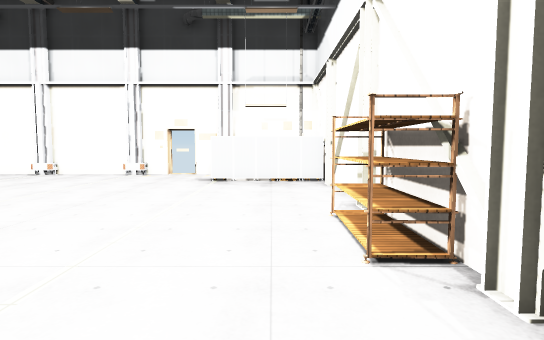
[1] (above)

16 first-person views from a walk through a 3-D level made in the Unity game engine. The camera is 1.5 m above the floor, tilts 4° down and sees 80° across. Doors are open. The floor is counted in squares, 1 m on a side. Each view is taken from the middle of a square. On the plan, view 1 faces up. The plan holds only what a view shows up to about 15 squares ahead; the rest is blank. The place goes on beyond the plan. The player is left out. Some surface patterns are stand-ins.

[2]
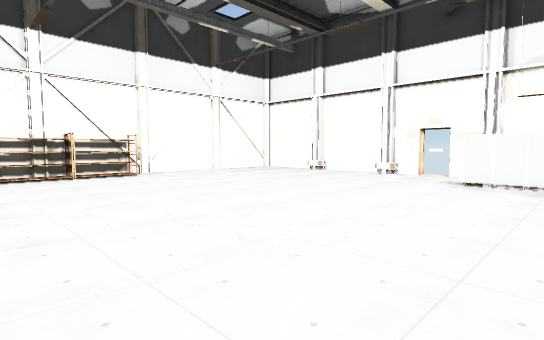

[3]
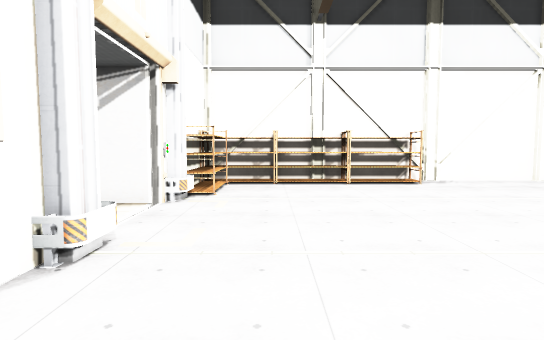

[4]
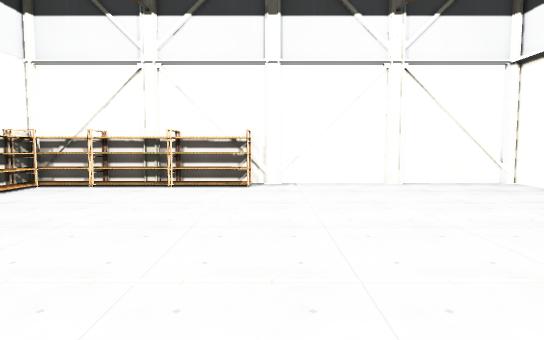

[5]
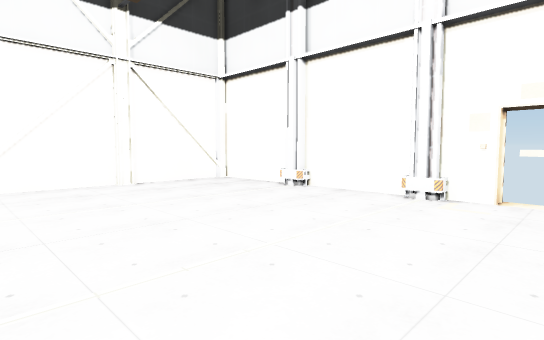

[6]
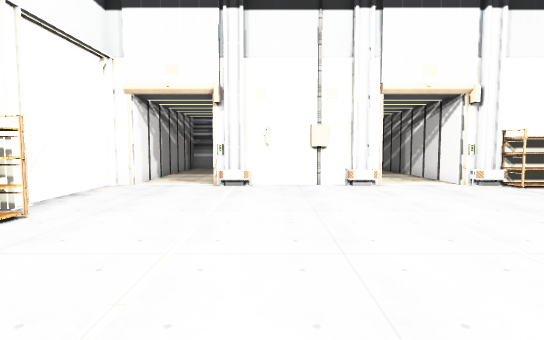

[7]
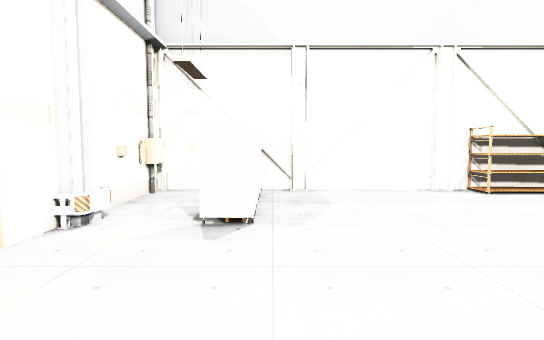

[8]
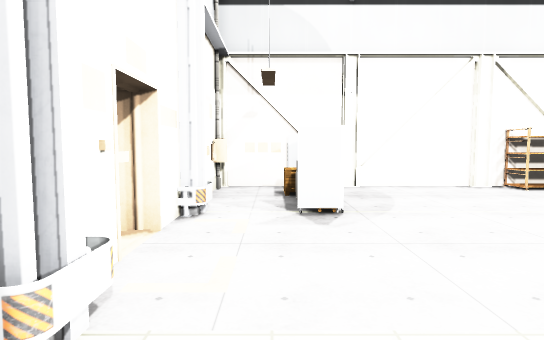

[9]
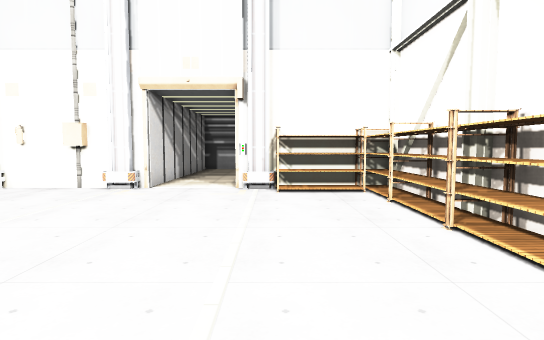

[10]
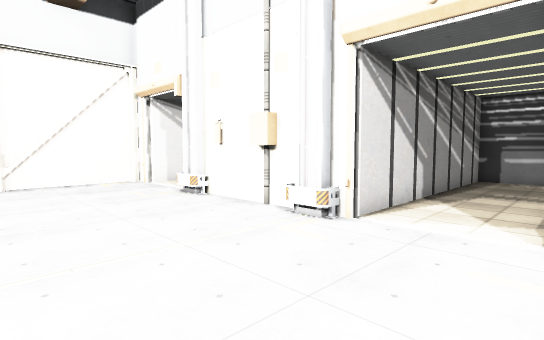

[11]
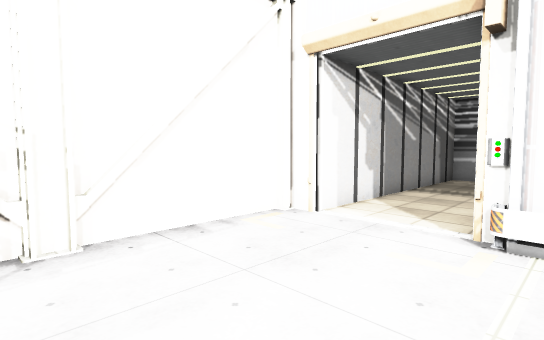

[12]
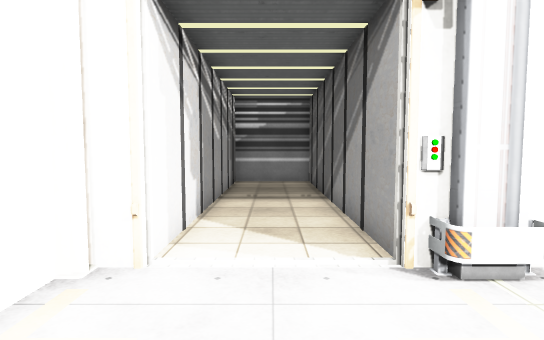

[13]
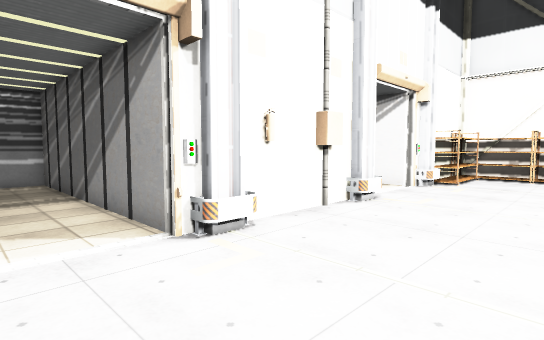

[14]
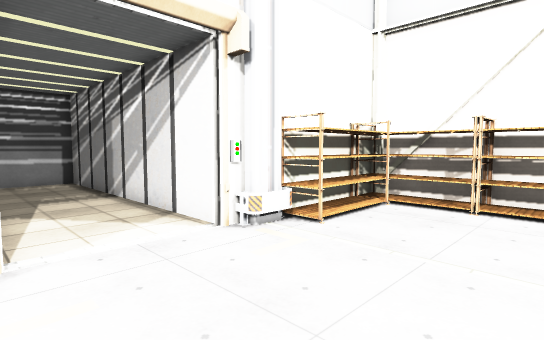

[15]
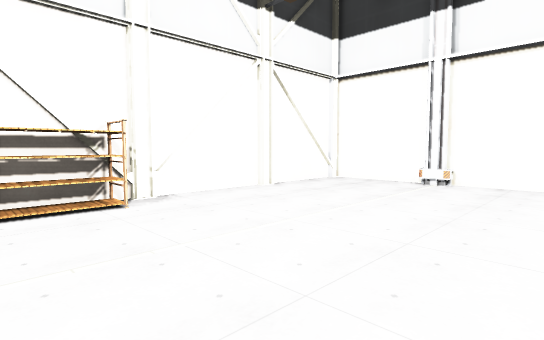

[16]
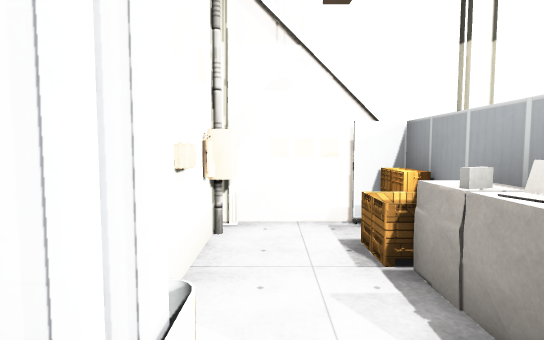

### Floor plan
Points are (right, up) in squares from view 1. A wall is a line through its corners. A room is listed if a view was taken in it or the views show most of it. See-through windows are left out.
Room 1 (views 1, 2, 3, 4, 5, 6, 7, 8, 9, 10, 11, 12, 13, 14, 15, 16)
walls: (-7.2, -1.4) (-7.2, -2); (-8.1, -1.8) (-6.9, -1.8); (-7, -2) (-3.1, -2); (-7.9, -2) (-7.9, -1.4); (-8.4, -2) (-8.1, -2); (-3.1, -1.8) (-2.4, -1.8); (-2.9, -2) (-2.9, -1.4); (-13.1, -1.8) (-12.4, -1.8); (-17.1, 7.8) (-17.6, 7.8); (-1, 14.4) (2.2, 14.4); (-17.5, 2.8) (-17.5, -0.5); (1.6, -2) (2.5, -2) (2.5, 14.4) (-2.7, 14.4); (-6.4, 18) (-7.2, 18) (-7.2, 17.5) (-8, 17.5); (-8, 18) (-11.9, 18); (-17.1, 12.8) (-17.6, 12.8); (-11.9, 17.5) (-12.9, 17.5); (-2.1, 17.5) (-3.1, 17.5); (-3.1, 18) (-4.3, 18) (-4.3, 18.8); (-17.5, 13.3) (-17.5, 3.3); (-17.5, -1.4) (-17.5, -2) (-12.9, -2); (2.5, 15.3) (2.5, 17.8); (-13, 18) (-17.5, 18) (-17.5, 13.4); (0.5, 18) (-1.5, 18)
low walls: (-8.1, -2) (-8.1, -1.4) (-7, -1.4) (-7, -2); (-3.1, -2) (-3.1, -1.4) (-2.4, -1.4)
ways out: open door at (0, -2) to room 2; open door at (-10, -2) to room 3; opening at (-18, -2)
objects: shelf (-17, -1) to (-16, 1); shelf (-17, 2) to (-16, 4); shelf (-17, 5) to (-16, 7); shelf (-16, -1) to (-13, -1); other object (-12, -2); other object (-6, 18); other object (-2, -2); other object (-2, 15); laptop (-1, 15); box (0, 15); shelf (1, 4) to (2, 7); drawers (1, 15); other object (1, 18); drawers (2, 15); other object (2, 18)
Room 2 (no view inside)
walls: (1.6, -11.5) (1.6, -2); (-1.7, -2.4) (-1.7, -11.5); (-1.8, -12.3) (1.5, -12.3)
ways out: open door at (0, -2) to room 1
Room 3 (no view inside)
walls: (-8.4, -11.5) (-8.4, -2); (-11.7, -2.4) (-11.7, -11.5); (-11.8, -12.3) (-8.5, -12.3)
ways out: open door at (-10, -2) to room 1

Positions as (right, up) in squares from view 1, and headings:
1: (0, 0), facing up
2: (1, 0), facing up-left
3: (-3, 1), facing left
4: (-4, 8), facing left
5: (-4, 8), facing up-left
6: (-4, 11), facing down
7: (-9, 14), facing right
8: (-10, 16), facing right
9: (-13, 10), facing down
10: (-12, 4), facing down-right
11: (-3, 4), facing down-right
12: (0, 2), facing down
13: (1, 3), facing down-left
14: (-8, 3), facing down-left
15: (-8, 4), facing up-left
16: (-4, 17), facing right
